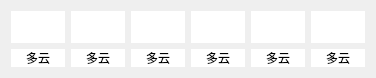
  <widget class="QWidget" name="widget_WearherType" native="true">
   <property name="geometry">
    <rect>
     <x>0</x>
     <y>430</y>
     <width>371</width>
     <height>71</height>
    </rect>
   </property>
   <property name="maximumSize">
    <size>
     <width>1000</width>
     <height>16777215</height>
    </size>
   </property>
   <layout class="QGridLayout" name="gridLayout_4">
    <item row="0" column="0">
     <widget class="QLabel" name="label_weaicon1">
      <property name="minimumSize">
       <size>
        <width>54</width>
        <height>32</height>
       </size>
      </property>
      <property name="maximumSize">
       <size>
        <width>54</width>
        <height>32</height>
       </size>
      </property>
      <property name="sizeIncrement">
       <size>
        <width>54</width>
        <height>32</height>
       </size>
      </property>
      <property name="baseSize">
       <size>
        <width>54</width>
        <height>32</height>
       </size>
      </property>
      <property name="styleSheet">
       <string notr="true">color: rgb(255, 255, 255);
background-color: rgb(255, 255, 255);</string>
      </property>
      <property name="text">
       <string/>
      </property>
      <property name="pixmap">
       <pixmap resource="res.qrc">:/res/duoyun.svg</pixmap>
      </property>
      <property name="scaledContents">
       <bool>true</bool>
      </property>
      <property name="alignment">
       <set>Qt::AlignmentFlag::AlignCenter</set>
      </property>
     </widget>
    </item>
    <item row="0" column="1">
     <widget class="QLabel" name="label_weaicon2">
      <property name="minimumSize">
       <size>
        <width>54</width>
        <height>32</height>
       </size>
      </property>
      <property name="maximumSize">
       <size>
        <width>54</width>
        <height>32</height>
       </size>
      </property>
      <property name="sizeIncrement">
       <size>
        <width>54</width>
        <height>32</height>
       </size>
      </property>
      <property name="baseSize">
       <size>
        <width>54</width>
        <height>32</height>
       </size>
      </property>
      <property name="styleSheet">
       <string notr="true">color: rgb(255, 255, 255);
background-color: rgb(255, 255, 255);</string>
      </property>
      <property name="text">
       <string/>
      </property>
      <property name="pixmap">
       <pixmap resource="res.qrc">:/res/duoyun.svg</pixmap>
      </property>
      <property name="scaledContents">
       <bool>true</bool>
      </property>
      <property name="alignment">
       <set>Qt::AlignmentFlag::AlignCenter</set>
      </property>
     </widget>
    </item>
    <item row="0" column="2">
     <widget class="QLabel" name="label_weaicon3">
      <property name="minimumSize">
       <size>
        <width>54</width>
        <height>32</height>
       </size>
      </property>
      <property name="maximumSize">
       <size>
        <width>54</width>
        <height>32</height>
       </size>
      </property>
      <property name="sizeIncrement">
       <size>
        <width>54</width>
        <height>32</height>
       </size>
      </property>
      <property name="baseSize">
       <size>
        <width>54</width>
        <height>32</height>
       </size>
      </property>
      <property name="styleSheet">
       <string notr="true">color: rgb(255, 255, 255);
background-color: rgb(255, 255, 255);</string>
      </property>
      <property name="text">
       <string/>
      </property>
      <property name="pixmap">
       <pixmap resource="res.qrc">:/res/duoyun.svg</pixmap>
      </property>
      <property name="scaledContents">
       <bool>true</bool>
      </property>
      <property name="alignment">
       <set>Qt::AlignmentFlag::AlignCenter</set>
      </property>
     </widget>
    </item>
    <item row="0" column="3">
     <widget class="QLabel" name="label_weaicon4">
      <property name="minimumSize">
       <size>
        <width>54</width>
        <height>32</height>
       </size>
      </property>
      <property name="maximumSize">
       <size>
        <width>54</width>
        <height>32</height>
       </size>
      </property>
      <property name="sizeIncrement">
       <size>
        <width>54</width>
        <height>32</height>
       </size>
      </property>
      <property name="baseSize">
       <size>
        <width>54</width>
        <height>32</height>
       </size>
      </property>
      <property name="styleSheet">
       <string notr="true">color: rgb(255, 255, 255);
background-color: rgb(255, 255, 255);</string>
      </property>
      <property name="text">
       <string/>
      </property>
      <property name="pixmap">
       <pixmap resource="res.qrc">:/res/duoyun.svg</pixmap>
      </property>
      <property name="scaledContents">
       <bool>true</bool>
      </property>
      <property name="alignment">
       <set>Qt::AlignmentFlag::AlignCenter</set>
      </property>
     </widget>
    </item>
    <item row="0" column="4">
     <widget class="QLabel" name="label_weaicon5">
      <property name="minimumSize">
       <size>
        <width>54</width>
        <height>32</height>
       </size>
      </property>
      <property name="maximumSize">
       <size>
        <width>54</width>
        <height>32</height>
       </size>
      </property>
      <property name="sizeIncrement">
       <size>
        <width>54</width>
        <height>32</height>
       </size>
      </property>
      <property name="baseSize">
       <size>
        <width>54</width>
        <height>32</height>
       </size>
      </property>
      <property name="styleSheet">
       <string notr="true">color: rgb(255, 255, 255);
background-color: rgb(255, 255, 255);</string>
      </property>
      <property name="text">
       <string/>
      </property>
      <property name="pixmap">
       <pixmap resource="res.qrc">:/res/duoyun.svg</pixmap>
      </property>
      <property name="scaledContents">
       <bool>true</bool>
      </property>
      <property name="alignment">
       <set>Qt::AlignmentFlag::AlignCenter</set>
      </property>
     </widget>
    </item>
    <item row="0" column="5">
     <widget class="QLabel" name="label_weaicon6">
      <property name="minimumSize">
       <size>
        <width>54</width>
        <height>32</height>
       </size>
      </property>
      <property name="maximumSize">
       <size>
        <width>54</width>
        <height>32</height>
       </size>
      </property>
      <property name="sizeIncrement">
       <size>
        <width>54</width>
        <height>32</height>
       </size>
      </property>
      <property name="baseSize">
       <size>
        <width>54</width>
        <height>32</height>
       </size>
      </property>
      <property name="styleSheet">
       <string notr="true">color: rgb(255, 255, 255);
background-color: rgb(255, 255, 255);</string>
      </property>
      <property name="text">
       <string/>
      </property>
      <property name="pixmap">
       <pixmap resource="res.qrc">:/res/duoyun.svg</pixmap>
      </property>
      <property name="scaledContents">
       <bool>true</bool>
      </property>
      <property name="alignment">
       <set>Qt::AlignmentFlag::AlignCenter</set>
      </property>
     </widget>
    </item>
    <item row="1" column="0">
     <widget class="QLabel" name="label_wea1">
      <property name="styleSheet">
       <string notr="true">
background-color: rgb(255, 255, 255);</string>
      </property>
      <property name="text">
       <string>多云</string>
      </property>
      <property name="alignment">
       <set>Qt::AlignmentFlag::AlignCenter</set>
      </property>
     </widget>
    </item>
    <item row="1" column="1">
     <widget class="QLabel" name="label_wea2">
      <property name="styleSheet">
       <string notr="true">
background-color: rgb(255, 255, 255);</string>
      </property>
      <property name="text">
       <string>多云</string>
      </property>
      <property name="alignment">
       <set>Qt::AlignmentFlag::AlignCenter</set>
      </property>
     </widget>
    </item>
    <item row="1" column="2">
     <widget class="QLabel" name="label_wea3">
      <property name="styleSheet">
       <string notr="true">
background-color: rgb(255, 255, 255);</string>
      </property>
      <property name="text">
       <string>多云</string>
      </property>
      <property name="alignment">
       <set>Qt::AlignmentFlag::AlignCenter</set>
      </property>
     </widget>
    </item>
    <item row="1" column="3">
     <widget class="QLabel" name="label_wea4">
      <property name="styleSheet">
       <string notr="true">
background-color: rgb(255, 255, 255);</string>
      </property>
      <property name="text">
       <string>多云</string>
      </property>
      <property name="alignment">
       <set>Qt::AlignmentFlag::AlignCenter</set>
      </property>
     </widget>
    </item>
    <item row="1" column="4">
     <widget class="QLabel" name="label_wea5">
      <property name="styleSheet">
       <string notr="true">
background-color: rgb(255, 255, 255);</string>
      </property>
      <property name="text">
       <string>多云</string>
      </property>
      <property name="alignment">
       <set>Qt::AlignmentFlag::AlignCenter</set>
      </property>
     </widget>
    </item>
    <item row="1" column="5">
     <widget class="QLabel" name="label_wea6">
      <property name="styleSheet">
       <string notr="true">
background-color: rgb(255, 255, 255);</string>
      </property>
      <property name="text">
       <string>多云</string>
      </property>
      <property name="alignment">
       <set>Qt::AlignmentFlag::AlignCenter</set>
      </property>
     </widget>
    </item>
   </layout>
  </widget>
